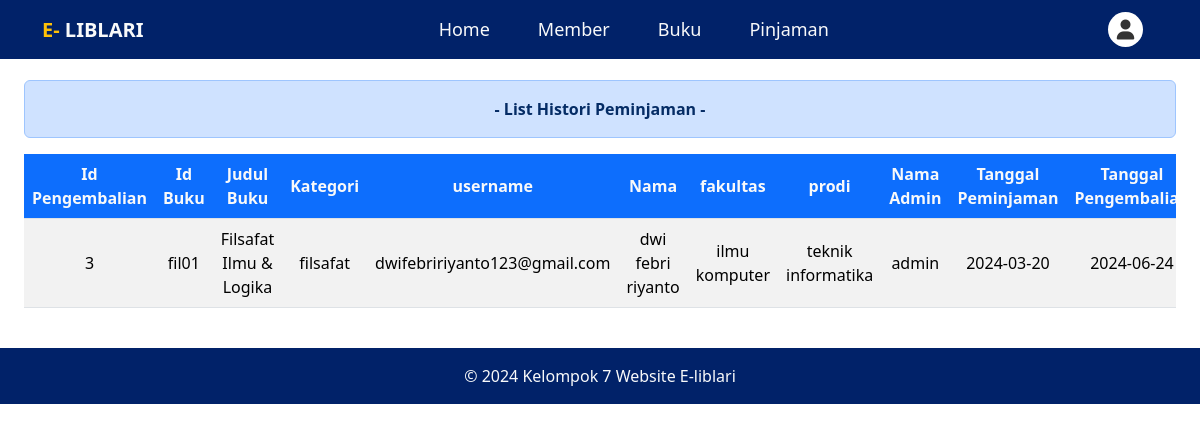
Screenshot of /admin/histori_pinjam.php (signed in) with the database file from the repository.
### tables this page shows
CREATE TABLE `kembali_buku` (
  `id_pengembalian` int(11) NOT NULL,
  `id_peminjaman` int(12) NOT NULL,
  `id_buku` varchar(20) NOT NULL,
  `username_member` varchar(30) NOT NULL,
  `id_admin` int(11) NOT NULL,
  `tanggal_peminjaman` date NOT NULL,
  `tanggal_kembali` date NOT NULL
);

CREATE TABLE `buku` (
  `id_buku` varchar(20) NOT NULL,
  `cover` varchar(255) NOT NULL,
  `kategori` varchar(255) NOT NULL,
  `judul` varchar(255) NOT NULL,
  `penulis` varchar(255) NOT NULL,
  `penerbit` varchar(255) NOT NULL,
  `tahun_terbit` date NOT NULL,
  `jumlah_halaman` int(11) NOT NULL,
  `deskripsi_buku` text NOT NULL
);

CREATE TABLE `member` (
  `username_member` varchar(30) NOT NULL,
  `nama_member` varchar(255) NOT NULL,
  `password` varchar(255) NOT NULL,
  `jenis_kelamin` varchar(20) NOT NULL,
  `fakultas` varchar(50) NOT NULL,
  `prodi` varchar(50) NOT NULL,
  `no_telepon` varchar(20) NOT NULL
);

CREATE TABLE `akun_admin` (
  `id_admin` int(11) NOT NULL,
  `nama_admin` varchar(255) NOT NULL,
  `kode_admin` int(12) NOT NULL,
  `password` varchar(13) NOT NULL
);

### config/config.php (called while the page is built, shortened)
<?php
$host = "127.0.0.1";
$username = "root";
$password = "";
$database_name = "library_uas";
$connection = mysqli_connect($host, $username, $password, $database_name);
function queryReadData($query, $params = []) {
  global $connection;
  $stmt = mysqli_prepare($connection, $query);
  mysqli_stmt_execute($stmt);
  $result = mysqli_stmt_get_result($stmt);
  $items = [];
  while ($item = mysqli_fetch_assoc($result)) {
    $items[] = $item;
  }
  return $items;
}
?>

### admin/histori_pinjam.php (the view, shortened to what this page needs)
<?php
require "../config/config.php";
$dataPeminjam = queryReadData("SELECT kembali_buku.id_pengembalian, kembali_buku.id_buku, buku.judul, buku.kategori, kembali_buku.username_member, member.nama_member, member.fakultas, member.prodi, akun_admin.nama_admin, kembali_buku.tanggal_peminjaman, kembali_buku.tanggal_kembali
FROM kembali_buku
INNER JOIN buku ON kembali_buku.id_buku = buku.id_buku
INNER JOIN member ON kembali_buku.username_member = member.username_member
INNER JOIN akun_admin ON kembali_buku.id_admin = akun_admin.id_admin")
?>
<!DOCTYPE html>
<html lang="en">
<head>
    <link rel="stylesheet" href="../style/admin/histori_pinjam.css">
    <link href="https://cdn.jsdelivr.net/npm/bootstrap@5.3.2/dist/css/bootstrap.min.css" rel="stylesheet"
>
</head>
<body>
    <div class="navbar navbar-expand-lg navbar-light fixed-top mb-5" style="background-color:#012269">
        <div class="container">
            <a class="navbar-brand text-light" href="#"><span class="text-warning">E- </span>LIBLARI</a>
            <div class="collapse navbar-collapse justify-content-center" id="navbarSupportedContent">
                <ul class="navbar-nav">
                    <li class="nav-item">
                        <a class="nav-link text-light mx-3" href="dashboard_admin.php">Home</a>
                    </li>
                    <li class="nav-item">
                        <a class="nav-link text-light mx-3" href="data_member.php">Member</a>
                    </li>
                    <li class="nav-item">
                        <a class="nav-link text-light mx-3" href="data_buku.php">Buku</a>
                    </li>
                    <li class="nav-item">
                        <a class="nav-link text-light mx-3" href="data_pinjam.php">Pinjaman</a>
                    </li>
                </ul>
            </div>
            <div class="d-grid gap-2 d-md-flex justify-content-md-end">
                <div class="dropdown">
                    <i class="fa-solid fa-user text-center" id="dropdownMenuButton" data-bs-toggle="dropdown"
                        aria-expanded="false"
                        style="font-size:20px;background-color:white;color:#333333;border-radius:50%;width:35px;height:35px;cursor:pointer;display: flex; align-items: center; justify-content: center;"></i>
                </div>
            </div>
        </div>
    </div>
    <div class="p-4 mt-2">
        <div class="mt-5">
            <div class="mt-2 alert alert-primary fw-bold text-capitalize text-center" role="alert">- List Histori
                Peminjaman -
            </div>
            <div class="table-responsive mt-3" style="max-height: 400px; overflow-y: auto;">
                <table class="table table-striped table-hover">
                    <thead class="text-center align-middle">
                        <tr>
                            <th class="bg-primary text-light">Id Pengembalian</th>
                            <th class="bg-primary text-light">Id Buku</th>
                            <th class="bg-primary text-light">Judul Buku</th>
                            <th class="bg-primary text-light">Kategori</th>
                            <th class="bg-primary text-light">username</th>
                            <th class="bg-primary text-light">Nama</th>
                            <th class="bg-primary text-light">fakultas</th>
                            <th class="bg-primary text-light">prodi</th>
                            <th class="bg-primary text-light">Nama Admin</th>
                            <th class="bg-primary text-light">Tanggal Peminjaman</th>
                            <th class="bg-primary text-light">Tanggal Pengembalian</th>
                        </tr>
                    </thead>
                    <?php foreach ($dataPeminjam as $item) : ?>
                    <tr class="text-center align-middle">
                        <td><?= $item["id_pengembalian"]; ?></td>
                        <td><?= $item["id_buku"]; ?></td>
                        <td><?= $item["judul"]; ?></td>
                        <td><?= $item["kategori"]; ?></td>
                        <td><?= $item["username_member"]; ?></td>
                        <td><?= $item["nama_member"]; ?></td>
                        <td><?= $item["fakultas"]; ?></td>
                        <td><?= $item["prodi"]; ?></td>
                        <td><?= $item["nama_admin"]; ?></td>
                        <td><?= $item["tanggal_peminjaman"]; ?></td>
                        <td><?= $item["tanggal_kembali"]; ?></td>
                    </tr>
                    <?php endforeach; ?>
                </table>
            </div>
        </div>
    </div>
    <div class="text-center p-3 text-light" style="background-color:#012269">
        &copy; 2024 Kelompok 7 Website E-liblari
    </div>
</body>
</html>

### style/admin/histori_pinjam.css (style rules this page uses)
.navbar-brand { font-size: 40px; font-weight: 700; }
.dropdown { position: relative; display: inline-block; width: 50px; }
.nav-item { font-size: 18px; font-weight: 500; }

### rows the page displays
kembali_buku: id_pengembalian "3", id_buku "fil01", id_buku.judul "Filsafat Ilmu & Logika", id_buku.kategori "filsafat", username_member "dwifebririyanto123@gmail.com", member.nama_member "dwi febri riyanto", member.fakultas "ilmu komputer", member.prodi "teknik informatika", id_admin.nama_admin "admin", tanggal_peminjaman "2024-03-20", tanggal_kembali "2024-06-24"
